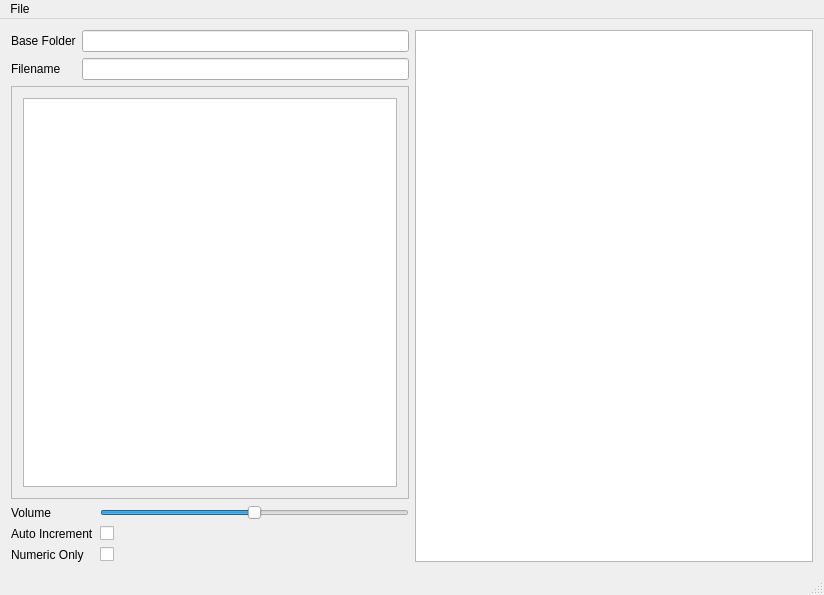
<?xml version="1.0" encoding="UTF-8"?>
<ui version="4.0">
 <class>MainWindow</class>
 <widget class="QMainWindow" name="MainWindow">
  <property name="geometry">
   <rect>
    <x>0</x>
    <y>0</y>
    <width>824</width>
    <height>595</height>
   </rect>
  </property>
  <property name="windowTitle">
   <string>renamemer</string>
  </property>
  <property name="windowIcon">
   <iconset resource="icon.qrc">
    <normaloff>:/new/prefix1/resources/app_icon.ico</normaloff>:/new/prefix1/resources/app_icon.ico</iconset>
  </property>
  <widget class="QWidget" name="centralWidget">
   <layout class="QHBoxLayout" name="horizontalLayout">
    <item>
     <layout class="QVBoxLayout" name="verticalLayout_2">
      <item>
       <layout class="QFormLayout" name="formLayout_2">
        <property name="sizeConstraint">
         <enum>QLayout::SetMinimumSize</enum>
        </property>
        <property name="verticalSpacing">
         <number>6</number>
        </property>
        <item row="0" column="0">
         <widget class="QLabel" name="label_3">
          <property name="text">
           <string>Base Folder</string>
          </property>
         </widget>
        </item>
        <item row="0" column="1">
         <widget class="QLineEdit" name="baseField"/>
        </item>
        <item row="1" column="0">
         <widget class="QLabel" name="label_4">
          <property name="text">
           <string>Filename</string>
          </property>
         </widget>
        </item>
        <item row="1" column="1">
         <widget class="QLineEdit" name="nameField"/>
        </item>
       </layout>
      </item>
      <item>
       <widget class="QFrame" name="previewFrame">
        <property name="sizePolicy">
         <sizepolicy hsizetype="Expanding" vsizetype="Expanding">
          <horstretch>0</horstretch>
          <verstretch>0</verstretch>
         </sizepolicy>
        </property>
        <property name="frameShape">
         <enum>QFrame::StyledPanel</enum>
        </property>
        <property name="frameShadow">
         <enum>QFrame::Raised</enum>
        </property>
        <layout class="QVBoxLayout" name="verticalLayout_3">
         <item>
          <widget class="QGraphicsView" name="graphicsView">
           <property name="verticalScrollBarPolicy">
            <enum>Qt::ScrollBarAlwaysOff</enum>
           </property>
           <property name="horizontalScrollBarPolicy">
            <enum>Qt::ScrollBarAlwaysOff</enum>
           </property>
           <property name="sizeAdjustPolicy">
            <enum>QAbstractScrollArea::AdjustToContents</enum>
           </property>
          </widget>
         </item>
        </layout>
       </widget>
      </item>
      <item>
       <layout class="QFormLayout" name="formLayout">
        <item row="0" column="0">
         <widget class="QLabel" name="label">
          <property name="text">
           <string>Volume</string>
          </property>
         </widget>
        </item>
        <item row="0" column="1">
         <widget class="QSlider" name="volumeSlider">
          <property name="maximum">
           <number>100</number>
          </property>
          <property name="value">
           <number>50</number>
          </property>
          <property name="orientation">
           <enum>Qt::Horizontal</enum>
          </property>
          <property name="invertedAppearance">
           <bool>false</bool>
          </property>
         </widget>
        </item>
        <item row="1" column="0">
         <widget class="QLabel" name="label_2">
          <property name="text">
           <string>Auto Increment</string>
          </property>
         </widget>
        </item>
        <item row="1" column="1">
         <widget class="QCheckBox" name="checkBox">
          <property name="text">
           <string/>
          </property>
         </widget>
        </item>
        <item row="2" column="0">
         <widget class="QLabel" name="label_5">
          <property name="text">
           <string>Numeric Only</string>
          </property>
         </widget>
        </item>
        <item row="2" column="1">
         <widget class="QCheckBox" name="checkBox_2">
          <property name="text">
           <string/>
          </property>
         </widget>
        </item>
       </layout>
      </item>
     </layout>
    </item>
    <item>
     <widget class="QListView" name="fileList">
      <property name="minimumSize">
       <size>
        <width>300</width>
        <height>0</height>
       </size>
      </property>
      <property name="editTriggers">
       <set>QAbstractItemView::NoEditTriggers</set>
      </property>
     </widget>
    </item>
   </layout>
  </widget>
  <widget class="QMenuBar" name="menuBar">
   <property name="geometry">
    <rect>
     <x>0</x>
     <y>0</y>
     <width>824</width>
     <height>27</height>
    </rect>
   </property>
   <widget class="QMenu" name="menuFile">
    <property name="title">
     <string>File</string>
    </property>
    <addaction name="actionBrowse_for_base_folder"/>
    <addaction name="separator"/>
    <addaction name="actionExit"/>
   </widget>
   <addaction name="menuFile"/>
  </widget>
  <widget class="QStatusBar" name="statusBar"/>
  <action name="actionBrowse_for_base_folder">
   <property name="text">
    <string>Browse for base folder</string>
   </property>
  </action>
  <action name="actionExit">
   <property name="text">
    <string>Exit</string>
   </property>
  </action>
 </widget>
 <layoutdefault spacing="6" margin="11"/>
 <resources>
  <include location="icon.qrc"/>
 </resources>
 <connections/>
</ui>
